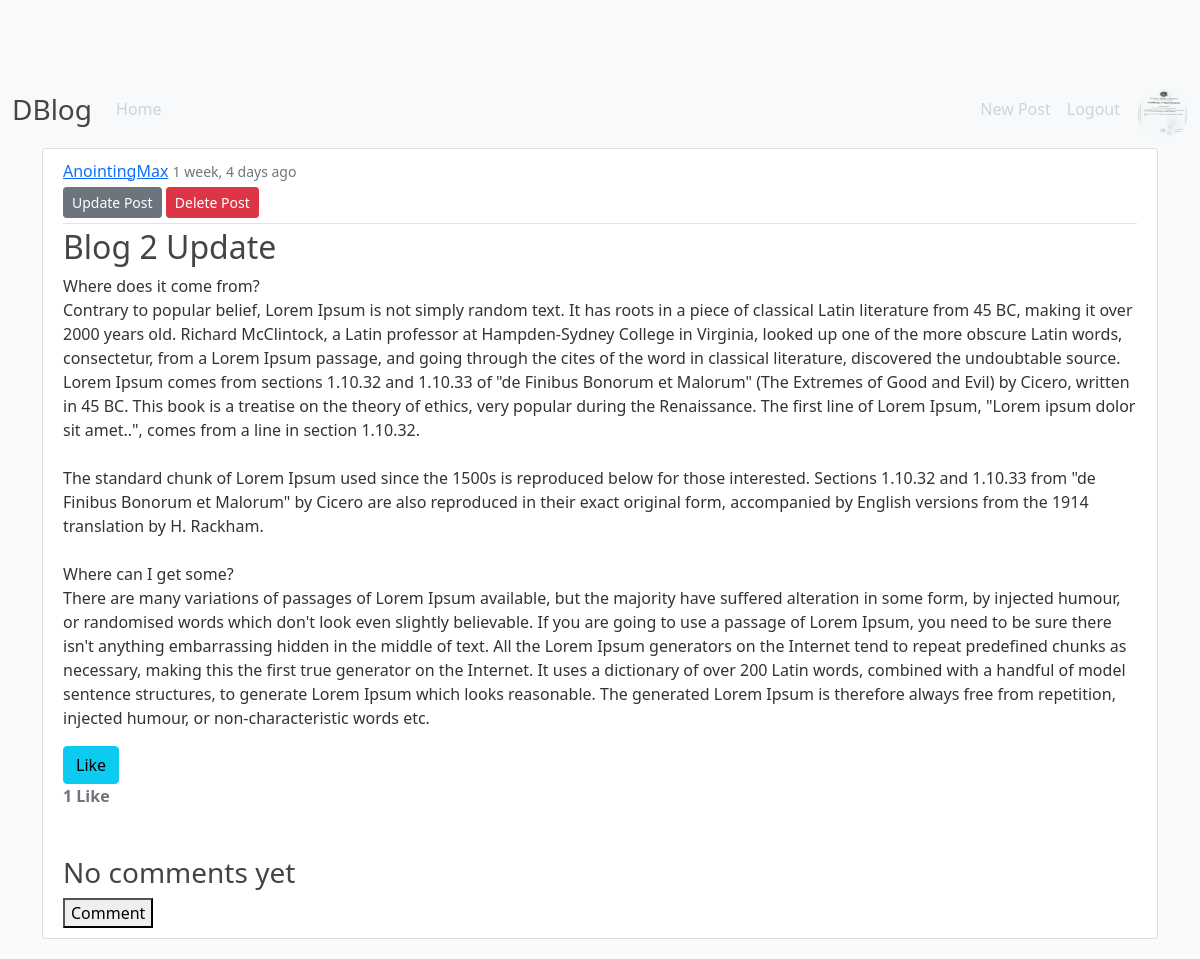
Page /post/2/ (signed in) on the committed database.
### users/models.py (models this page shows, shortened)
class Profile(models.Model):
    user = models.OneToOneField(User, on_delete=models.CASCADE)
    bio = models.TextField()
    image = models.ImageField(default="default.jpg", upload_to="profile_pics")

### BlogApp/models.py (models this page shows, shortened)
class BaseModel(models.Model):
    content = models.TextField()
    date_posted = models.DateTimeField(default=timezone.now)
    video = models.FileField(upload_to="videos/", null=True, blank=True)
    image = models.ImageField(upload_to="images/", null=True, blank=True)
    class Meta:
        abstract = True

class Post(BaseModel):
    title = models.CharField(max_length=100)
    author = models.ForeignKey(User, on_delete=models.CASCADE)
    likes = models.ManyToManyField(
        User, related_name='blogpost_like', blank=True,)
    def number_of_likes(self):
        return self.likes.count()
    class Meta:
        ordering = ['-date_posted']

### BlogApp/views.py (the view)
# urls.py: path('post/<int:pk>/', PostDetailView.as_view(), name="post-detail"),
class PostDetailView(DetailView):
    model = Post
    context_object_name = "post"
    def get_context_data(self, **kwargs):
        context = super().get_context_data(**kwargs)
        likes_connected = get_object_or_404(Post, id=self.kwargs['pk'])
        liked = False
        if likes_connected.likes.filter(id=self.request.user.id).exists():
            liked = True
        context['number_of_likes'] = likes_connected.number_of_likes()
        context['post_is_liked'] = liked
        context['comm_form'] = CommentForm
        context['comments'] = Comment.objects.filter(onPost=self.get_object())
        return context

### BlogApp/templates/BlogApp/post_detail.html (shortened to what this page needs)
{% extends "BlogApp/template.html" %}
{% block content %}
{% load crispy_forms_tags %}
<article class="media content-section">
    <div class="media-body">
        <div class="article-metadata">
            <a class="mr-2" href="#">{{ post.author.username }}</a>
            <small class="text-muted">{{ post.date_posted|timesince }} ago</small>
            {% if post.author == user %}
            <div>
                <a href="{% url 'post-update' post.id %}" class="btn btn-secondary btn-sm my-1 mr-2">Update Post</a>
                <a href="{% url 'post-delete' post.id %}" class="btn btn-danger btn-sm my-1">Delete Post</a>
            </div>
            {% endif %}
        </div>
        <h2 class="article-title">
            {{ post.title }}
        </h2>
        <p class="article-content">{{ post.content }}</p>
    </div>
    <form action="{% url 'like-post' post.id %}" method="POST">
        {% if post_is_liked %}
        <button type="submit" name="blogpost_id" value="{{post.id}}" class="btn btn-info">Unlike</button>
        {% else %}
        <button type="submit" name="blogpost_id" value="{{post.id}}" class="btn btn-info">Like</button>
        {% endif %}
    </form>
    <strong class="text-secondary">{{ number_of_likes }} Like{{ number_of_likes|pluralize }}</strong>
    <div>
        {% if comments|length > 0 %}
        <h3 class="mt-5">Comment section</h3>
        {% for comment in comments %}
        <article class="media content-section">
            <h5 class="text-muted">{{ comment.author.username }}</h5>
            <p class="article-content">{{ comment.content }}</p>
            <h6 class="text-muted">{{ comment.date_posted|timesince }} ago</h6>
            <form action="{% url 'like-comment' post.id comment.id %}" method="POST">
                {% csrf_token %}
                {% if user in comment.likes %}
                <button type="submit" value="{{comment.id}}" class="btn btn-info">Unlike</button>
                {% else %}
                <button type="submit" value="{{comment.id}}" class="btn btn-info">Like</button>
                {% endif %}
            </form>
            <strong class="text-secondary">
                {{ comment.number_of_likes }} Like{{comment.number_of_likes|pluralize}}
            </strong>
            <button onclick="showForm1()">Comment</button>
            <form action="{% url 'add-comment' comment.id post.id %}" style="display: none;" id="form1" method="post"
                enctype="multipart/form-data">
                {% csrf_token %}
                {{comm_form|crispy}}
                <input type='hidden' value='comment' name='from'>
                <div class="form-group">
                    <button type="submit" class="btn btn-outline-info mb-2 mt-2">Comment</button>
                </div>
            </form>
        </article>
        {% endfor %}
        {% else %}
        <h3 class="mt-5">No comments yet</h3>
        {% endif %}
        <button onclick="showForm2()">Comment</button>
    </div>
</article>
{% endblock %}

### BlogApp/templates/BlogApp/template.html (shortened to what this page needs)
{% load static %}
<!DOCTYPE html>
<html lang="en">
  <head>
    <link href="https://cdn.jsdelivr.net/npm/bootstrap@5.0.2/dist/css/bootstrap.min.css" rel="stylesheet"
 />
    <link rel="stylesheet" href="{% static 'BlogApp/main.css' %}" />
  </head>
  <body>
    <header class="site-header">
      <nav class="navbar navbar-expand-lg navbar-light bg-light">
        <div class="container-fluid">
          <a class="navbar-brand" href="{% url 'blogapp-home' %}">
            <h3>DBlog</h3>
          </a>
          <div class="collapse navbar-collapse" id="navbarSupportedContent">
            <div class="d-flex w-100 justify-content-between">
              <ul class="navbar-nav mb-2 mb-lg-0">
                <li class="nav-item">
                  <a class="nav-link" aria-current="page" href="{% url 'blogapp-home' %}">Home</a>
                </li>
              </ul>
              {% if user.is_authenticated %}
              <div class="d-flex">
                <ul class="navbar-nav mb-2 mb-lg-0">
                  <li class="nav-item">
                    <a class="nav-link" aria-current="page" href="{% url 'post-create' %}">New Post</a>
                  </li>
                  <li class="nav-item">
                    <a class="nav-link" aria-current="page" href="{% url 'logout' %}">Logout</a>
                  </li>
                </ul>
                <a href="{% url 'user-detail' %}" style="margin-left: 10px"><img src="{{user.profile.image.url}}"
                    class="rounded-circle ml-4" style="width: 50px; height: 50px" /></a>
              </div>
              {% endif %}
            </div>
          </div>
        </div>
      </nav>
    </header>
    <div class="container">
       {% block content %} {% endblock %}
    </div>
  </body>
</html>

### BlogApp/static/BlogApp/main.css (style rules this page uses)
body { background: #fafafa; color: #333333; margin-top: 5rem; }
h1, h2, h3, h4, h5, h6 { color: #444444; }
.site-header .navbar-nav .nav-link { color: #cbd5db; }
.content-section { background: #ffffff; padding: 10px 20px; border: 1px solid #dddddd; border-radius: 3px; margin-bottom: 20px; }
.article-title { color: #444444; }
.article-content { white-space: pre-line; }
.article-metadata { padding-bottom: 1px; margin-bottom: 4px; border-bottom: 1px solid #e3e3e3 }

### rows in the picture
Post: author.username "AnointingMax", date_posted "1 week, 4 days", title "Blog 2 Update", content "Where does it come from? Contrary to popular belief, Lorem Ipsum is not simply random text. It has roots in a piece of classical Latin literature from 45 BC, making it over 2000 years old. Richard McClintock, a Latin professor at Hampden-Sydney College in Virginia, looked up one of the more obscure Latin words, consectetur, from a Lorem Ipsum passage, and going through the cites of the word in classical literature, discovered the undoubtable source. Lorem Ipsum comes from sections 1.10.32 and 1.10.33 of \"de Finibus Bonorum et Malorum\" (The Extremes of Good and Evil) by Cicero, written in 45 BC. This book is a treatise on the theory of ethics, very popular during the Renaissance. The first…"

### other values in the picture
{{ number_of_likes }} "1"
